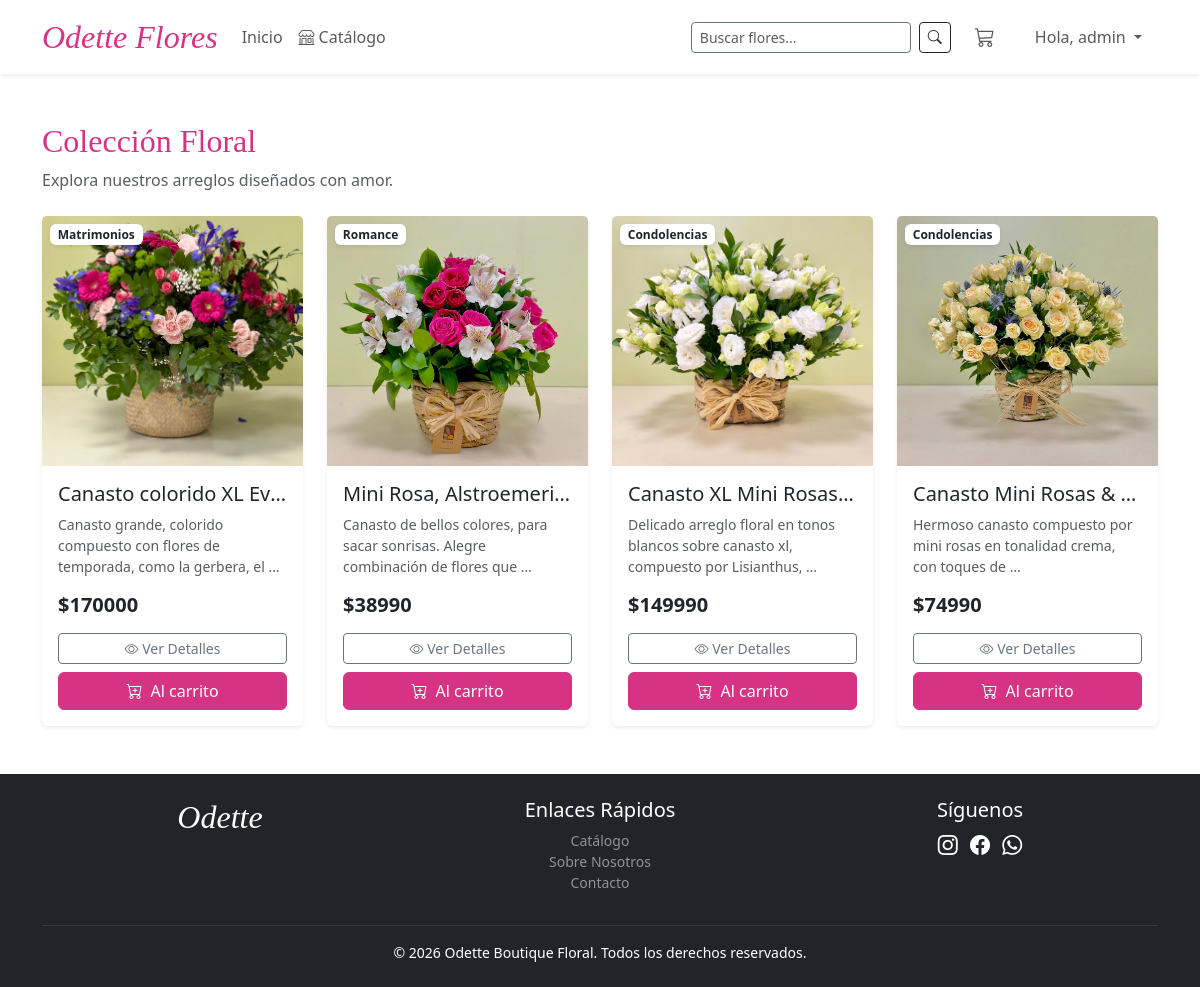
Screenshot of /catalogo/ (signed in) with the database file from the repository.
### tienda/models.py (models this page shows, shortened)
class Producto(models.Model):
    nombre = models.CharField(
        max_length=200, verbose_name="Nombre del Arreglo")
    categoria = models.ForeignKey(
        Categoria, on_delete=models.CASCADE, related_name='productos')
    descripcion = models.TextField(verbose_name="Descripción detallada")
    precio = models.DecimalField(
        max_digits=10, decimal_places=0, verbose_name="Precio",
        validators=[MinValueValidator(1, message="El precio debe ser mayor a 0")]
    )
    stock = models.PositiveIntegerField(
        default=0, verbose_name="Cantidad en Stock")
    imagen = models.ImageField(
        upload_to='productos/', blank=True, null=True, verbose_name="Imagen referencial")
    creado_en = models.DateTimeField(
        auto_now_add=True, verbose_name="Fecha de creación")
    actualizado_en = models.DateTimeField(
        auto_now=True, verbose_name="Última actualización")
    class Meta:
        verbose_name = "Producto"
        verbose_name_plural = "Productos"
        ordering = ['-creado_en']  # Ordena mostrando los más nuevos primero

class Categoria(models.Model):
    nombre = models.CharField(
        max_length=100, unique=True, verbose_name="Nombre de la Categoría")
    descripcion = models.TextField(
        blank=True, null=True, verbose_name="Descripción")
    class Meta:
        verbose_name = "Categoría"
        verbose_name_plural = "Categorías"

### tienda/views.py (the view)
# urls.py: path("catalogo/", catalogo, name="catalogo"),
def catalogo(request):
    productos = Producto.objects.filter(stock__gt=0)
    query = request.GET.get('q')
    if query:
        productos = productos.filter(
            Q(nombre__icontains=query) | Q(descripcion__icontains=query) | Q(
                categoria__nombre__icontains=query)
        )
    context = {
        'productos': productos,
        'query': query  # Mandamos el texto buscado para mostrarlo en pantalla
    }
    return render(request, 'tienda/catalogo.html', context)

### tienda/context_processors.py (called while the page is built)
def total_carrito(request):
    total_cantidad = 0
    if "carrito" in request.session:
        for key, value in request.session["carrito"].items():
            total_cantidad += value["cantidad"]
    return {"cantidad_carrito": total_cantidad}

### templates/tienda/catalogo.html (shortened to what this page needs)
{% extends 'base.html' %}
{% block content %}
<div class="container my-5">
    <div class="d-flex justify-content-between align-items-end mb-4">
        <div>
            <h2 class="font-serif text-brand">Colección Floral</h2>
            {% if query %}
                <p class="text-muted mb-0">Mostrando resultados para: <strong class="text-dark">"{{ query }}"</strong></p>
            {% else %}
                <p class="text-muted mb-0">Explora nuestros arreglos diseñados con amor.</p>
            {% endif %}
        </div>
    </div>
    <div class="row row-cols-1 row-cols-md-3 row-cols-lg-4 g-4">
        {% for producto in productos %}
        <div class="col">
            <div class="card h-100 shadow-sm border-0 position-relative card-hover">
                <span class="position-absolute top-0 start-0 m-2 badge bg-white text-dark shadow-sm">
                    {{ producto.categoria.nombre }}
                </span>
                {% if producto.imagen %}
                    <img src="{{ producto.imagen.url }}" class="card-img-top img-cover-250" alt="{{ producto.nombre }}">
                {% else %}
                    <div class="bg-light d-flex justify-content-center align-items-center icon-placeholder-250">
                        <i class="bi bi-flower1 text-secondary opacity-50" style="font-size: 5rem;"></i>
                    </div>
                {% endif %}
                <div class="card-body d-flex flex-column">
                    <h5 class="card-title text-truncate" title="{{ producto.nombre }}">{{ producto.nombre }}</h5>
                    <p class="card-text text-muted small flex-grow-1">{{ producto.descripcion|truncatewords:12 }}</p>
                    <h5 class="fw-bold mb-3">${{ producto.precio }}</h5>
                    <button type="button" class="btn btn-sm btn-outline-secondary w-100 mb-2 mt-auto" data-bs-toggle="modal" data-bs-target="#modalProducto{{ producto.id }}">
                        <i class="bi bi-eye"></i> Ver Detalles
                    </button>
                    <form action="{% url 'agregar_al_carrito' producto.id %}" method="POST">
                        <button type="submit" class="btn w-100 btn-brand"><i class="bi bi-cart-plus me-1"></i> Al carrito</button>
                    </form>
                </div>
            </div>
        </div>
        {% empty %}
        <div class="col-12 text-center py-5">
            <i class="bi bi-search text-muted opacity-50" style="font-size: 4rem;"></i>
            <h4 class="mt-3 text-muted">No encontramos flores con ese criterio.</h4>
            <p class="text-muted">Intenta con términos como "rosas", "romance" o "tulipanes".</p>
        </div>
        {% endfor %}
        </div>
</div>
{% endblock %}

### templates/partials/navbar.html (shortened to what this page needs)
 <nav class="navbar navbar-expand-lg navbar-light bg-white shadow-sm">
    <div class="container">
        <a class="navbar-brand brand-logo" href="{% url 'home' %}">Odette Flores</a>
        <div class="collapse navbar-collapse" id="navbarNav">
            <ul class="navbar-nav me-auto align-items-center">
                <li class="nav-item"><a class="nav-link" href="{% url 'home' %}">Inicio</a></li>
                <li class="nav-item">
                    <a class="nav-link" href="{% url 'catalogo' %}">
                        <i class="bi bi-shop me-1"></i>Catálogo
                    </a>
                </li>
            </ul>
            <ul class="navbar-nav ms-auto align-items-center">
                <li class="nav-item me-3">
                    <form class="d-flex" action="{% url 'catalogo' %}" method="GET">
                        <input class="form-control form-control-sm me-2 border-secondary" type="search" placeholder="Buscar flores..." name="q" value="{{ request.GET.q }}">
                        <button class="btn btn-sm btn-outline-dark" type="submit"><i class="bi bi-search"></i></button>
                    </form>
                </li>
               <li class="nav-item me-3">
                <a class="nav-link" href="{% url 'detalle_carrito' %}">
                    <i class="bi bi-cart3 fs-5"></i>
                     </a>
                             </li>
                <li class="nav-item dropdown">
                <a class="nav-link dropdown-toggle btn btn-outline-secondary btn-sm px-3" href="#" id="userMenu" data-bs-toggle="dropdown">
                    {% if request.user.is_authenticated %}
                        Hola, {{ request.user.username }}
                    {% else %}
                        Mi Cuenta
                    {% endif %}
                </a>
            </li>
            </ul>
        </div>
    </div>
</nav>

### static/css/base.css (style rules this page uses)
:root { --brand-color: #d63384; --brand-color-hover: #b02a6c; --font-serif: 'Georgia', serif; }
.font-serif { font-family: var(--font-serif); }
.text-brand { color: var(--brand-color) !important; }
.brand-logo { font-family: var(--font-serif); font-size: 2rem; font-style: italic; color: var(--brand-color); }
.btn-brand { background-color: var(--brand-color); border-color: var(--brand-color); color: white; transition: all 0.3s ease; }
.card-hover { transition: transform 0.3s ease, box-shadow 0.3s ease; }
.img-cover-250 { height: 250px; object-fit: cover; }

### rows the page displays
Producto: categoria.nombre "Matrimonios", imagen (picture), nombre "Canasto colorido XL Ev…", descripcion "Canasto grande, colorido compuesto con flores de temporada, como la gerbera, el …", precio "170000"
Producto: categoria.nombre "Romance", imagen (picture), nombre "Mini Rosa, Alstroemeri…", descripcion "Canasto de bellos colores, para sacar sonrisas. Alegre combinación de flores que …", precio "38990"
Producto: categoria.nombre "Condolencias", imagen (picture), nombre "Canasto XL Mini Rosas…", descripcion "Delicado arreglo floral en tonos blancos sobre canasto xl, compuesto por Lisianthus, …", precio "149990"
Producto: categoria.nombre "Condolencias", imagen (picture), nombre "Canasto Mini Rosas &…", descripcion "Hermoso canasto compuesto por mini rosas en tonalidad crema, con toques de …", precio "74990"

### other values shown
{{ request.user.username }} "admin"
